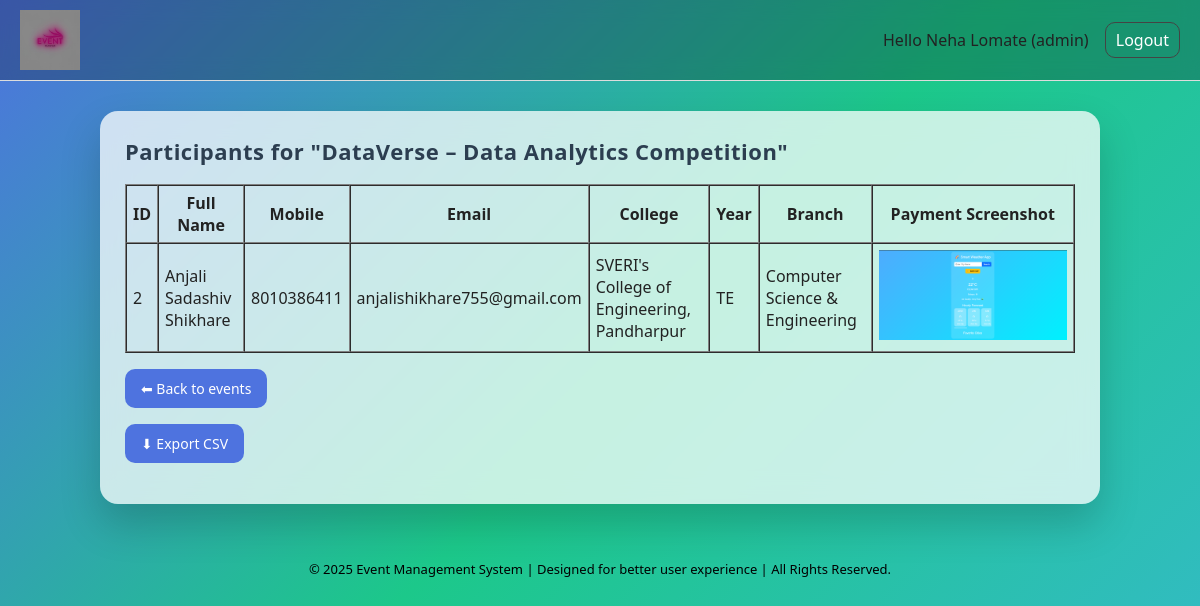
Screenshot of /participants/4 (signed in) with the database file from the repository.
### tables this page shows
CREATE TABLE events (
        id INTEGER PRIMARY KEY AUTOINCREMENT,
        title TEXT NOT NULL,
        description TEXT NOT NULL,
        category TEXT,
        date TEXT NOT NULL,
        start_time TEXT,
        end_time TEXT,
        venue TEXT NOT NULL,
        last_date TEXT NOT NULL,
        fee REAL,
        
        is_team_event TEXT,
        team_size INTEGER,
        organizer_name TEXT NOT NULL,
        organizer_contact TEXT NOT NULL,
        status TEXT NOT NULL
    );

CREATE TABLE registrations (
            id INTEGER PRIMARY KEY AUTOINCREMENT,
            user_id INTEGER,
            event_id INTEGER,
            full_name TEXT,
            mobile TEXT,
            email TEXT,
            college TEXT,
            year TEXT,
            branch TEXT,
            payment_image TEXT,
            FOREIGN KEY (user_id) REFERENCES users (id),
            FOREIGN KEY (event_id) REFERENCES events (id)
        );

### app.py (the view)
@app.route("/participants/<int:event_id>")
def participants(event_id):
    if session.get("role") != "admin":
        flash("Admin access only", "danger")
        return redirect(url_for("login"))
    db = get_db()
    participants = db.execute("""
        SELECT *
        FROM registrations
        WHERE event_id=?
    """, (event_id,)).fetchall()
    event = db.execute(
        "SELECT * FROM events WHERE id=?",
        (event_id,)
    ).fetchone()
    return render_template(
        "participants.html",
        event=event,
        participants=participants
    )

### app.py (called while the page is built)
def get_db():
    if "db" not in g:
        g.db = sqlite3.connect(DATABASE)
        g.db.row_factory = sqlite3.Row
    return g.db

### templates/participants.html
{% extends "base.html" %}
{% block content %}
<h2>Participants for "{{ event['title'] }}"</h2>
{% if participants %}
<table border="1" cellpadding="6" cellspacing="0">
    <tr>
        <th>ID</th>
        <th>Full Name</th>
        <th>Mobile</th>
        <th>Email</th>
        <th>College</th>
        <th>Year</th>
        <th>Branch</th>
        <th>Payment Screenshot</th>
    </tr>
    {% for p in participants %}
    <tr>
        <td>{{ p['id'] }}</td>
        <td>{{ p['full_name'] }}</td>
        <td>{{ p['mobile'] }}</td>
        <td>{{ p['email'] }}</td>
        <td>{{ p['college'] }}</td>
        <td>{{ p['year'] }}</td>
        <td>{{ p['branch'] }}</td>
        <td>
            <img src="{{ url_for('static', filename='uploads/' ~ p['payment_image']) }}"
                 style="height:90px;">
        </td>
    </tr>
    {% endfor %}
</table>
{% else %}
<p>No participants yet.</p>
{% endif %}
<p>
    <a class="btn" href="{{ url_for('index') }}">⬅ Back to events</a>
</p>
<p>
  <a class="btn" href="{{ url_for('export', event_id=event['id']) }}">
    ⬇ Export CSV
  </a>
</p>
{% endblock %}

### static/style.css (style rules this page uses)
* { box-sizing: border-box; }
body { margin: 0; padding: 0; font-family: 'Poppins', system-ui, -apple-system, Arial; background: linear-gradient(135deg,#4e73df,#1cc88a,#36b9cc); min-height: 100vh; color:#222; }
h1,h2,h3 { margin-top: 0; color:#2c3e50; letter-spacing: .5px; }
h2 { font-size: 22px; }
.btn, button { display:inline-block; padding:10px 16px; border-radius:10px; border:none; cursor:pointer; font-size:14px; font-weight:500; transition:.25s; }
.btn { background:#4e73df; color:white; text-decoration:none; }

### rows the page displays
events: title "DataVerse – Data Analytics Competition"
registrations: id "2", full_name "Anjali Sadashiv Shikhare", mobile "8010386411", email "anjalishikhare755@gmail.com", college "SVERI's College of Engineering, Pandharpur", year "TE", branch "Computer Science & Engineering", payment_image (picture)

### other values shown
{{ session['username'] }} "Neha Lomate"
{{ session['role'] }} "admin"
{{ 2025 }} "2025"
